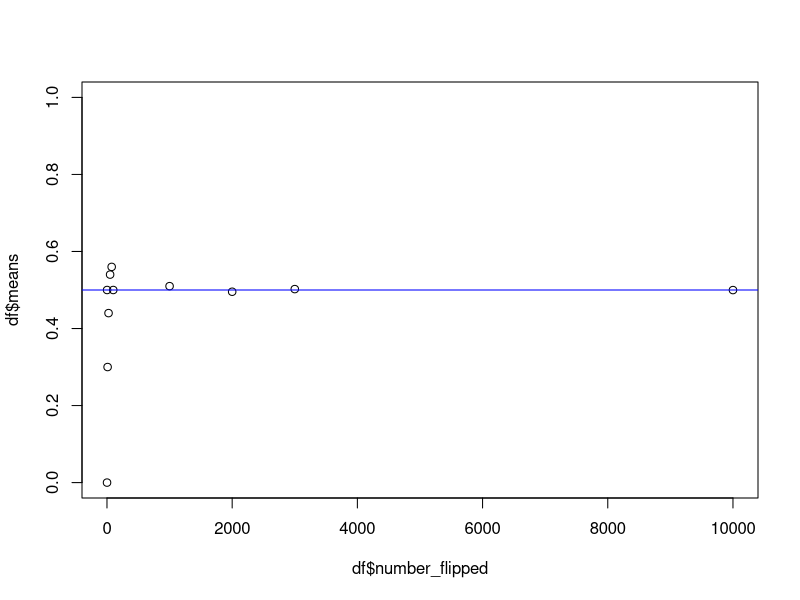

This figure's R source:
## ---- chunk 1
set.seed(276)
options(scipen=999)

single_flip <- rbinom(1,1,.5)
two_flips <- rbinom(2,1,.5)
ten_flips <- rbinom(10,1,.5)
twentyfive_flips <- rbinom(25,1,.5)
fifty_flips <- rbinom(50,1,.5)
seventyfive_flips <- rbinom(75,1,.5)
hundred_flips <- rbinom(100,1,.5)
thous_flips <- rbinom(1000,1,.5)
twothou_flips <- rbinom(2000,1,.5)
tenthous_flips <- rbinom(10000,1,.5)
twfithou_flips <- rbinom(25000,1,.5)
threethou_flips <- rbinom(3000,1,.5)


a <- mean(single_flip)
g <- mean(two_flips)
h <- mean(ten_flips)
j <- mean(twentyfive_flips)
b <- mean(fifty_flips)
i <- mean(hundred_flips)
c <- mean(thous_flips)
e <- mean(twothou_flips)
d <- mean(tenthous_flips)
f <- mean(seventyfive_flips)
k <- mean(threethou_flips)

means <- c(a,g,h,j,b,i,c,e,d,f,k)

number_flipped <- c(1,2,10,25,50,100,1000,2000,10000,75,3000)

df <- data.frame(means,number_flipped)

plot(df$number_flipped,df$means, ylim = c(0,1))
abline(h = 0.5, col = "blue")


cat("The mean of a single flipped coin is", a, "\n")
cat("The mean of two flips is", g, "\n")
cat("The mean of ten flips is", h, "\n")
cat("The mean of twentyfive flips is", j, "\n")
cat("The mean of twenty five thousand flips is", k, "\n")

